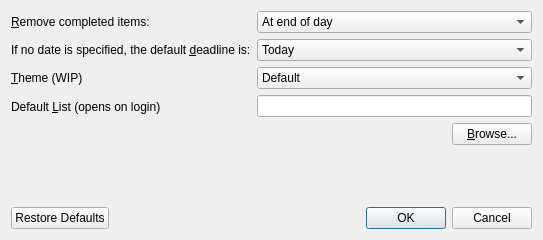
<?xml version="1.0" encoding="UTF-8"?>
<ui version="4.0">
 <class>SettingsDialog</class>
 <widget class="QDialog" name="SettingsDialog">
  <property name="geometry">
   <rect>
    <x>0</x>
    <y>0</y>
    <width>543</width>
    <height>240</height>
   </rect>
  </property>
  <property name="windowTitle">
   <string>Dialog</string>
  </property>
  <layout class="QVBoxLayout" name="verticalLayout">
   <item>
    <layout class="QFormLayout" name="formLayout">
     <item row="0" column="0">
      <widget class="QLabel" name="completedItemsLabel">
       <property name="text">
        <string>&amp;Remove completed items:</string>
       </property>
       <property name="buddy">
        <cstring>completedItemsBox</cstring>
       </property>
      </widget>
     </item>
     <item row="1" column="0">
      <widget class="QLabel" name="defaultDeadlineLabel">
       <property name="text">
        <string>If no date is specified, the default &amp;deadline is:</string>
       </property>
       <property name="buddy">
        <cstring>defaultDeadlineBox</cstring>
       </property>
      </widget>
     </item>
     <item row="1" column="1">
      <widget class="QComboBox" name="defaultDeadlineBox">
       <property name="editable">
        <bool>false</bool>
       </property>
       <item>
        <property name="text">
         <string>Today</string>
        </property>
       </item>
       <item>
        <property name="text">
         <string>Tomorrow</string>
        </property>
       </item>
       <item>
        <property name="text">
         <string>Not set</string>
        </property>
       </item>
      </widget>
     </item>
     <item row="0" column="1">
      <widget class="QComboBox" name="completedItemsBox">
       <property name="editable">
        <bool>false</bool>
       </property>
       <property name="frame">
        <bool>true</bool>
       </property>
       <item>
        <property name="text">
         <string>At end of day</string>
        </property>
       </item>
       <item>
        <property name="text">
         <string>At end of next day</string>
        </property>
       </item>
       <item>
        <property name="text">
         <string>Never</string>
        </property>
       </item>
      </widget>
     </item>
     <item row="3" column="0">
      <widget class="QLabel" name="defaultListLabel">
       <property name="text">
        <string>Default &amp;List (opens on login)</string>
       </property>
       <property name="buddy">
        <cstring>defaultListField</cstring>
       </property>
      </widget>
     </item>
     <item row="2" column="0">
      <widget class="QLabel" name="themeLabel">
       <property name="text">
        <string>&amp;Theme (WIP)</string>
       </property>
       <property name="buddy">
        <cstring>themeBox</cstring>
       </property>
      </widget>
     </item>
     <item row="2" column="1">
      <widget class="QComboBox" name="themeBox">
       <property name="editable">
        <bool>false</bool>
       </property>
       <item>
        <property name="text">
         <string>Default</string>
        </property>
       </item>
       <item>
        <property name="text">
         <string>Monokai</string>
        </property>
       </item>
       <item>
        <property name="text">
         <string>Solarized</string>
        </property>
       </item>
       <item>
        <property name="text">
         <string>High Contrast</string>
        </property>
       </item>
      </widget>
     </item>
     <item row="3" column="1">
      <layout class="QVBoxLayout" name="verticalLayout_2">
       <item>
        <widget class="QLineEdit" name="defaultListField"/>
       </item>
       <item>
        <layout class="QHBoxLayout" name="horizontalLayout">
         <item>
          <spacer name="horizontalSpacer">
           <property name="orientation">
            <enum>Qt::Horizontal</enum>
           </property>
           <property name="sizeHint" stdset="0">
            <size>
             <width>40</width>
             <height>20</height>
            </size>
           </property>
          </spacer>
         </item>
         <item>
          <widget class="QPushButton" name="selectFileButton">
           <property name="text">
            <string>&amp;Browse...</string>
           </property>
          </widget>
         </item>
        </layout>
       </item>
      </layout>
     </item>
    </layout>
   </item>
   <item>
    <widget class="QDialogButtonBox" name="buttonBox">
     <property name="orientation">
      <enum>Qt::Horizontal</enum>
     </property>
     <property name="standardButtons">
      <set>QDialogButtonBox::Cancel|QDialogButtonBox::Ok|QDialogButtonBox::RestoreDefaults</set>
     </property>
    </widget>
   </item>
  </layout>
 </widget>
 <tabstops>
  <tabstop>completedItemsBox</tabstop>
  <tabstop>defaultDeadlineBox</tabstop>
  <tabstop>themeBox</tabstop>
  <tabstop>defaultListField</tabstop>
  <tabstop>selectFileButton</tabstop>
  <tabstop>buttonBox</tabstop>
 </tabstops>
 <resources/>
 <connections>
  <connection>
   <sender>buttonBox</sender>
   <signal>accepted()</signal>
   <receiver>SettingsDialog</receiver>
   <slot>accept()</slot>
   <hints>
    <hint type="sourcelabel">
     <x>248</x>
     <y>254</y>
    </hint>
    <hint type="destinationlabel">
     <x>157</x>
     <y>274</y>
    </hint>
   </hints>
  </connection>
  <connection>
   <sender>buttonBox</sender>
   <signal>rejected()</signal>
   <receiver>SettingsDialog</receiver>
   <slot>reject()</slot>
   <hints>
    <hint type="sourcelabel">
     <x>316</x>
     <y>260</y>
    </hint>
    <hint type="destinationlabel">
     <x>286</x>
     <y>274</y>
    </hint>
   </hints>
  </connection>
 </connections>
</ui>
